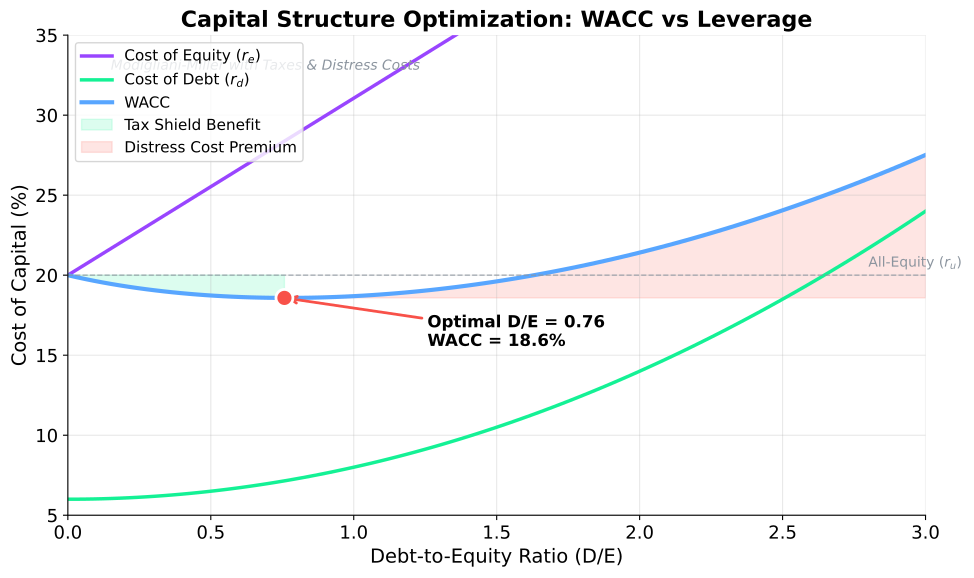

Write the Python code that produced this figure.
"""
Capital Structure Optimization - Efficient Frontier
"""
import matplotlib.pyplot as plt
import numpy as np
from pathlib import Path
import sys
sys.path.insert(0, str(Path(__file__).parent.parent.parent / 'models'))
from utils import CHART_RCPARAMS, COLORS

plt.rcParams.update(CHART_RCPARAMS)

# D/E ratios to analyze
d_e_ratios = np.linspace(0, 3.0, 100)

# Cost of capital functions
def cost_of_equity(d_e, r_u=0.20, r_d=0.06, tax=0.21):
    """MM Proposition II: r_e = r_u + (r_u - r_d) * (D/E) * (1 - tau)"""
    return r_u + (r_u - r_d) * d_e * (1 - tax)

def cost_of_debt(d_e, r_f=0.045, base_spread=0.015):
    """Cost of debt increases with leverage"""
    return r_f + base_spread + 0.02 * d_e ** 2

def wacc(d_e, tax=0.21):
    """Weighted Average Cost of Capital"""
    r_e = cost_of_equity(d_e)
    r_d = cost_of_debt(d_e)
    d_v = d_e / (1 + d_e)
    e_v = 1 / (1 + d_e)
    return e_v * r_e + d_v * r_d * (1 - tax)

# Calculate metrics
r_e_values = [cost_of_equity(de) for de in d_e_ratios]
r_d_values = [cost_of_debt(de) for de in d_e_ratios]
wacc_values = [wacc(de) for de in d_e_ratios]

# Find optimal D/E (minimum WACC)
optimal_idx = np.argmin(wacc_values)
optimal_de = d_e_ratios[optimal_idx]
optimal_wacc = wacc_values[optimal_idx]

fig, ax = plt.subplots(figsize=(10, 6))

# Plot cost curves
ax.plot(d_e_ratios, np.array(r_e_values) * 100, color=COLORS['SOL_PURPLE'],
        linewidth=2.5, label='Cost of Equity ($r_e$)')
ax.plot(d_e_ratios, np.array(r_d_values) * 100, color=COLORS['SOL_GREEN'],
        linewidth=2.5, label='Cost of Debt ($r_d$)')
ax.plot(d_e_ratios, np.array(wacc_values) * 100, color=COLORS['ACCENT_BLUE'],
        linewidth=3, label='WACC')

# Mark optimal point
ax.scatter([optimal_de], [optimal_wacc * 100], color=COLORS['ERROR_RED'],
           s=150, zorder=5, edgecolor='white', linewidth=2)
ax.annotate(f'Optimal D/E = {optimal_de:.2f}\nWACC = {optimal_wacc:.1%}',
            xy=(optimal_de, optimal_wacc * 100),
            xytext=(optimal_de + 0.5, optimal_wacc * 100 - 3),
            fontsize=12, fontweight='bold',
            arrowprops=dict(arrowstyle='->', color=COLORS['ERROR_RED'], lw=2))

# Tax shield region
ax.fill_between(d_e_ratios[:optimal_idx+1],
                [cost_of_equity(0)] * (optimal_idx+1) * np.array([100]),
                np.array(wacc_values[:optimal_idx+1]) * 100,
                alpha=0.15, color=COLORS['SOL_GREEN'],
                label='Tax Shield Benefit')

# Distress cost region
ax.fill_between(d_e_ratios[optimal_idx:],
                np.array(wacc_values[optimal_idx:]) * 100,
                np.array([wacc_values[optimal_idx]] * len(d_e_ratios[optimal_idx:])) * 100,
                alpha=0.15, color=COLORS['ERROR_RED'],
                label='Distress Cost Premium')

# Reference lines
ax.axhline(y=cost_of_equity(0) * 100, color=COLORS['TEXT_SECONDARY'],
           linestyle='--', linewidth=1, alpha=0.7)
ax.text(2.8, cost_of_equity(0) * 100 + 0.5, 'All-Equity ($r_u$)',
        fontsize=10, color=COLORS['TEXT_SECONDARY'])

ax.set_xlabel('Debt-to-Equity Ratio (D/E)', fontsize=14)
ax.set_ylabel('Cost of Capital (%)', fontsize=14)
ax.set_title('Capital Structure Optimization: WACC vs Leverage', fontsize=16, fontweight='bold')
ax.legend(loc='upper left', fontsize=11)
ax.set_xlim(0, 3.0)
ax.set_ylim(5, 35)
ax.grid(True, alpha=0.3)

# Add interpretation text
ax.text(0.05, 0.95, 'Modigliani-Miller with Taxes & Distress Costs',
        transform=ax.transAxes, fontsize=10, style='italic',
        verticalalignment='top', color=COLORS['TEXT_SECONDARY'])

plt.tight_layout()
plt.savefig(Path(__file__).parent / 'chart.pdf', dpi=300, bbox_inches='tight')
plt.close()

print("Chart saved: 06_capital_structure_frontier/chart.pdf")
